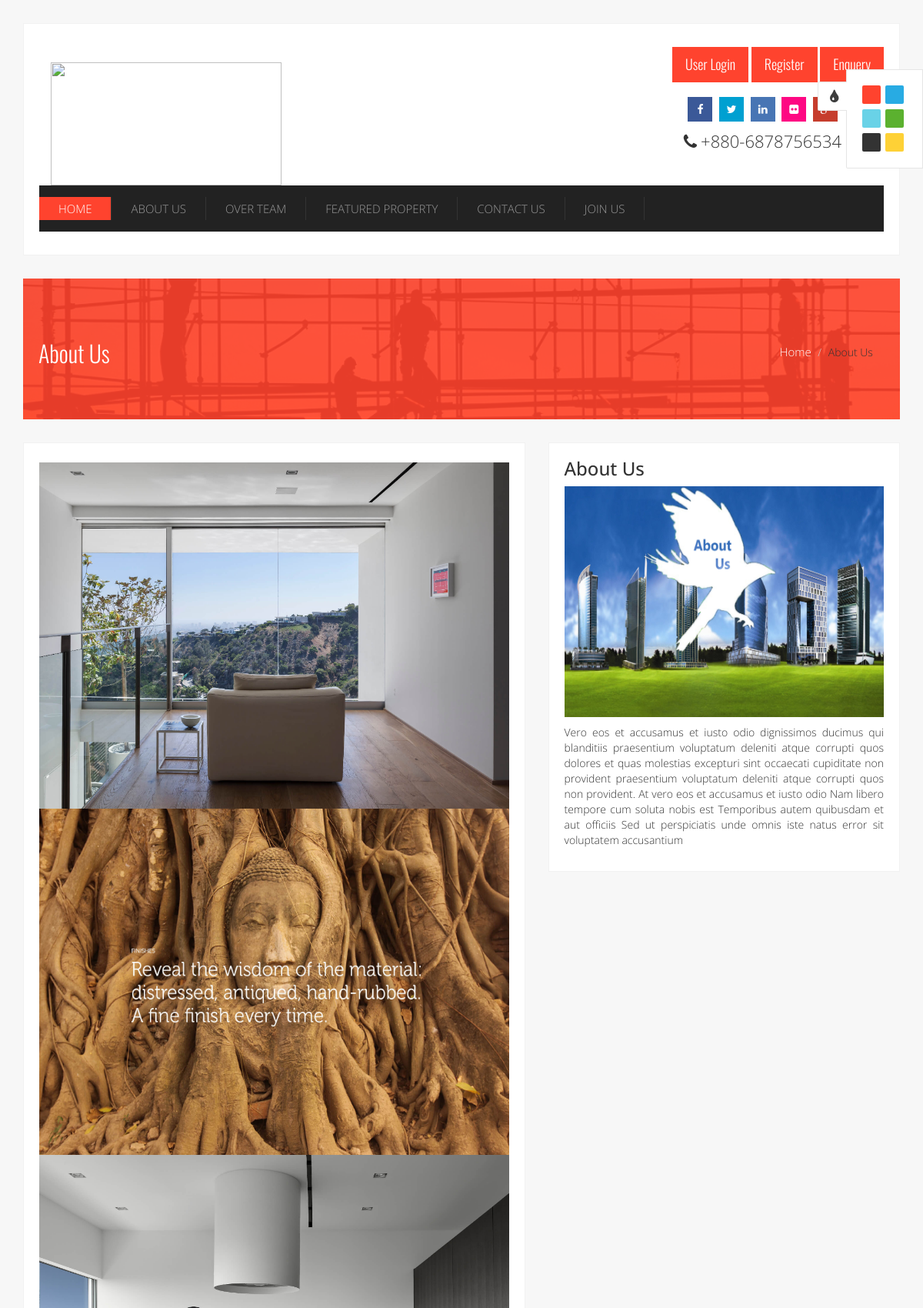
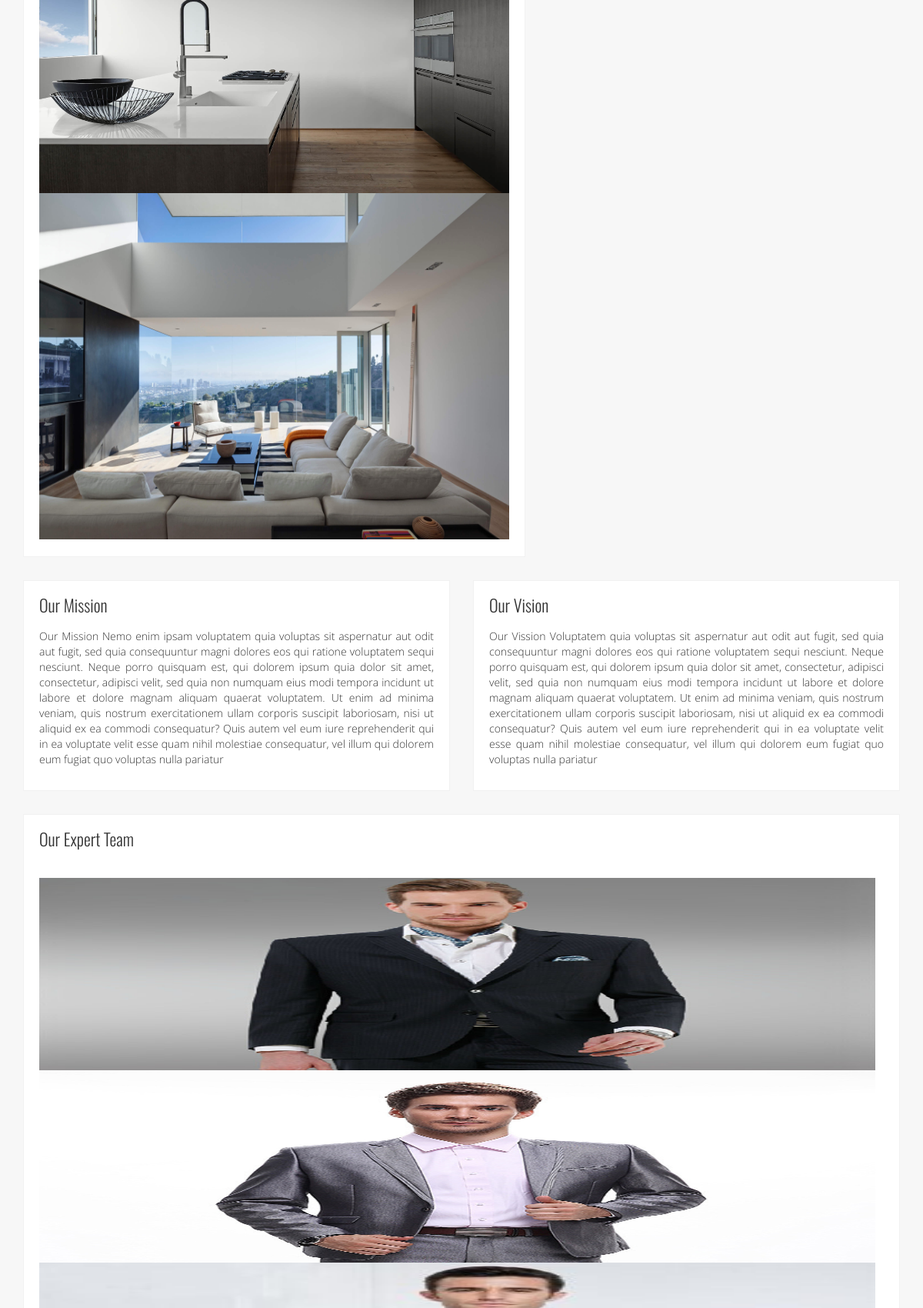
Page /about.php (upper part) on the committed database (2 pictures, top to bottom).
### tables this page shows
CREATE TABLE IF NOT EXISTS `aboutus_slider` (
  `id` int(11) NOT NULL AUTO_INCREMENT,
  `name` varchar(100) NOT NULL,
  `upload_date` date NOT NULL,
  `slider` varchar(200) NOT NULL,
  PRIMARY KEY (`id`)
);

CREATE TABLE IF NOT EXISTS `about_us` (
  `id` int(11) NOT NULL AUTO_INCREMENT,
  `Designation` varchar(3000) NOT NULL,
  PRIMARY KEY (`id`)
);

CREATE TABLE IF NOT EXISTS `ourmissionvision` (
  `id` int(11) NOT NULL AUTO_INCREMENT,
  `Mission` varchar(1000) NOT NULL,
  `Vision` varchar(1000) NOT NULL,
  PRIMARY KEY (`id`)
);

CREATE TABLE IF NOT EXISTS `manage_team` (
  `id` int(11) NOT NULL AUTO_INCREMENT,
  `name` varchar(100) NOT NULL,
  `designation` varchar(300) NOT NULL,
  `image` varchar(200) NOT NULL,
  PRIMARY KEY (`id`)
);

### about.php (the view, shortened to what this page needs)
<!doctype html>
<html lang="en">
<head>
    <link rel="stylesheet" href="css/bootstrap.css" type="text/css">
    <link rel="stylesheet" href="css/font-awesome.min.css" type="text/css">
    <link rel="stylesheet" href="css/superfish.css" type="text/css">
    <link rel="stylesheet" href="css/owl.carousel.css" type="text/css">
    <link rel="stylesheet" href="css/owl.theme.css" type="text/css">
    <link rel="stylesheet" href="css/owl.transitions.css" type="text/css">
    <link rel="stylesheet" href="css/lightbox.css" type="text/css">
    <link rel="stylesheet" type="text/css" href="css/style.css">
    <link rel="stylesheet" type="text/css" href="css/colors/light-red.css">
    <link rel="stylesheet" type="text/css" href="css/colors/light-red.css" title="light-red">
    <link rel="stylesheet" type="text/css" href="css/colors/blue.css" title="blue">
    <link rel="stylesheet" type="text/css" href="css/colors/light-blue.css" title="light-blue">
    <link rel="stylesheet" type="text/css" href="css/colors/green.css" title="green">
    <link rel="stylesheet" type="text/css" href="css/colors/yellow.css" title="yellow">
    <link rel="stylesheet" type="text/css" href="css/colors/black.css" title="black">
    <link rel="stylesheet" type="text/css" href="css/responsive.css">
    <link rel="stylesheet" type="text/css" href="css/animate.css">
</head>
<body>
    <div class="container">
<?php include('header.php');?>
    <div class="row">
        <div class="col-md-12">
            <div class="page-title">
                <div class="page-title-overlay">
                    <h2>About Us</h2>
                    <div>
                        <ul class="breadcrumb">
                            <li><a href="index.php">Home</a></li>
                            <li class="active">About Us</li>
                        </ul>
                    </div>
                </div>
            </div>
        </div>
    </div>
    <div class="row">
        <div class="col-md-7">
            <div class="about-slider">
			<?php
			$query_as="select * from aboutus_slider";
			$query_as_exe=mysql_query($query_as);
			while($data_as=mysql_fetch_array($query_as_exe))
			{
				?>
                <div><img src="Admin/img/aboutslider/<?php echo $data_as['slider'];?>" class="img-responsive" alt="" style="height:450px;width:100%"></div>
                <?php
			}
			?>
            </div>
        </div>
		<?php
		$query_mv="select * from ourmissionvision";
		$query_mv_exe=mysql_query($query_mv);
		$data_mv=mysql_fetch_array($query_mv_exe);
		?>
        <div class="col-md-5">
            <div class="welcome-text">
                <?php
				$query_about="select * from about_us";
				$about_exe=mysql_query($query_about);
				$data_about=mysql_fetch_array($about_exe);
				echo $data_about['Designation'];
				?>
            </div>
        </div>
    </div>
    <div class="row">
        <div class="col-md-6 col-sm-6">
            <div class="welcome-text">
                <h3 class="section-title">Our Mission</h3>
                <p><?php echo $data_mv['Mission'];?></p>
            </div>
        </div>
        <div class="col-md-6 col-sm-6">
            <div class="welcome-text">
                <h3 class="section-title">Our Vision</h3>
                <p><?php echo $data_mv['Vision'];?></p>
            </div>
        </div>
    </div>
    <div class="row">
        <div class="col-md-12">
            <div class="team-section">
                <h3 class="section-title">Our Expert Team</h3>
                <div class="tab-content">
                    <div class="tab-pane active" id="management">
                        <div class="our-team" id="our-team">
						 <?php
				$query_team="SELECT * FROM manage_team";
				$team_exe=mysql_query($query_team);
				while($read_team=mysql_fetch_array($team_exe))
				{
				?>
                            <div class="team-member">
                                <img src="Admin/AdminProfilePic/<?php echo $read_team["image"];?>" class="img-responsive" alt="" style="height:250px">
                            </div>
							 <?php
				}
				?>
                        </div>
                    </div>
				</div>
            </div>
        </div>
    </div>
</body>
</html>

### css/lightbox.css (style rules this page uses)
body:after { content: url(../img/close.png) url(../img/loading.gif) url(../img/prev.png) url(../img/next.png); display: none; }

### css/style.css (style rules this page uses)
body { font-family: 'Open Sans', sans-serif; font-weight: 300; background: #f7f7f7; }
ul, ol { margin: 0; padding: 0; }
ul li { list-style: none; }
h3.section-title { padding-bottom: 10px; font-family: 'Oswald', sans-serif; font-weight: 300; font-size: 22px; line-height: 22px; }
.team-section { background: #fff; border: 1px solid #f1f1f1; padding: 0 20px 20px 20px; margin-top: 30px; }
.team-section .tab-content .tab-pane .our-team { padding-top: 20px; }
.team-section .tab-content .tab-pane .team-member img { width: 99%; height: auto; text-align: center; }
.page-title { background: url(../images/breadcrumb.jpg) no-repeat; background-size: cover; margin-top: 30px; }
.page-title-overlay { padding: 60px 20px; color: #fff; }
.page-title-overlay h2 { font-family: 'Oswald', sans-serif; font-weight: 300; }
.page-title .breadcrumb { position: absolute; right: 3%; top: 50%; background: none; }
.page-title .breadcrumb a { color: #fff; font-size: 15px; }
.page-title .breadcrumb .active { color: #333; }
.about-slider { margin-top: 30px; background: #fff; padding: 25px 20px 22px 20px; border: 1px solid #f1f1f1; }
.welcome-text { margin-top: 30px; background: #fff; border: 1px solid #f1f1f1; padding: 0 20px 20px 20px; }
.welcome-text p, .welcome-text-2 p { text-align: justify; }

### css/colors/light-red.css (style rules this page uses)
.page-title-overlay { background: rgba(255, 67, 46, 0.9); }

### css/colors/blue.css (style rules this page uses)
.page-title-overlay { background: rgba(40,171,227, 0.9); }

### css/colors/light-blue.css (style rules this page uses)
.page-title-overlay { background: rgba(105,210,231, 0.9); }

### css/colors/green.css (style rules this page uses)
.page-title-overlay { background: rgba(91,177,47, 0.9); }

### css/colors/yellow.css (style rules this page uses)
.page-title-overlay { background: rgba(254, 209, 54, 0.9); }

### css/colors/black.css (style rules this page uses)
.page-title-overlay { background: rgba(0,0,0, 0.9); }

### rows in the picture
aboutus_slider: slider (picture)
aboutus_slider: slider (picture)
aboutus_slider: slider (picture)
aboutus_slider: slider (picture)
about_us: Designation "About Us Vero eos et accusamus et iusto odio dignissimos ducimus qui blanditiis praesentium voluptatum deleniti atque corrupti quos dolores et quas molestias excepturi sint occaecati cupiditate non provident praesentium voluptatum deleniti atque corrupti quos non provident. At vero eos et accusamus et iusto odio Nam libero tempore cum soluta nobis est Temporibus autem quibusdam et aut officiis Sed ut perspiciatis unde omnis iste natus error sit voluptatem accusantium", Designation (picture)
ourmissionvision: Mission "Our Mission Nemo enim ipsam voluptatem quia voluptas sit aspernatur aut odit aut fugit, sed quia consequuntur magni dolores eos qui ratione voluptatem sequi nesciunt. Neque porro quisquam est, qui dolorem ipsum quia dolor sit amet, consectetur, adipisci velit, sed quia non numquam eius modi tempora incidunt ut labore et dolore magnam aliquam quaerat voluptatem. Ut enim ad minima veniam, quis nostrum exercitationem ullam corporis suscipit laboriosam, nisi ut aliquid ex ea commodi consequatur? Quis autem vel eum iure reprehenderit qui in ea voluptate velit esse quam nihil molestiae consequatur, vel illum qui dolorem eum fugiat quo voluptas nulla pariatur", Vision "Our Vission Voluptatem quia voluptas sit aspernatur aut odit aut fugit, sed quia consequuntur magni dolores eos qui ratione voluptatem sequi nesciunt. Neque porro quisquam est, qui dolorem ipsum quia dolor sit amet, consectetur, adipisci velit, sed quia non numquam eius modi tempora incidunt ut labore et dolore magnam aliquam quaerat voluptatem. Ut enim ad minima veniam, quis nostrum exercitationem ullam corporis suscipit laboriosam, nisi ut aliquid ex ea commodi consequatur? Quis autem vel eum iure reprehenderit qui in ea voluptate velit esse quam nihil molestiae consequatur, vel illum qui dolorem eum fugiat quo voluptas nulla pariatur"
manage_team: image (picture)
manage_team: image (picture)
manage_team: image (picture)
